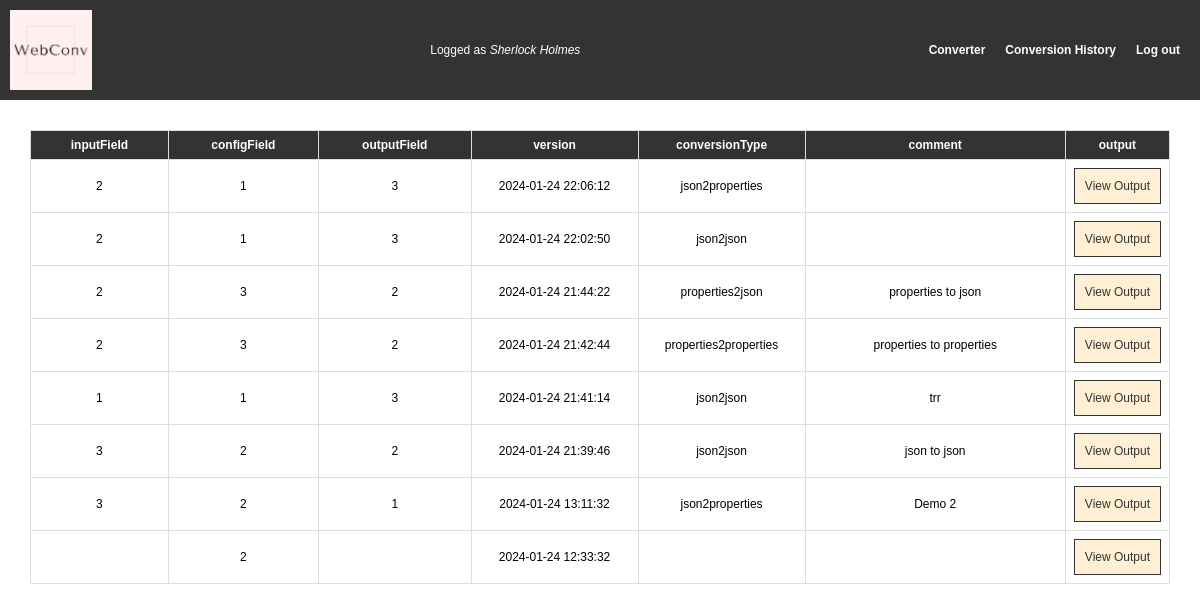
The app's page /src/profile_history.php (signed in) with its own data.
### tables this page shows
CREATE TABLE `ProfileHistory` (
  `username` varchar(200) NOT NULL,
  `inputField` int(11) DEFAULT NULL,
  `configField` int(11) DEFAULT NULL,
  `outputField` int(11) DEFAULT NULL,
  `version` datetime NOT NULL,
  `conversionType` varchar(50) DEFAULT NULL CHECK (`conversionType` in ('json2json','json2properties','properties2json','properties2properties')),
  `comment` varchar(500) DEFAULT NULL,
  `output` mediumtext DEFAULT NULL
);

### classes/db_handler.php (called while the page is built, shortened)
<?php
class Dbh {
    protected $connection;
    public function __construct() {
        $config = parse_ini_file('../config/config.ini', true);
        $host = $config['db']['host'];
        $db = $config['db']['db_name'];
        $user = $config['db']['user'];
        $password = $config['db']['password'];
        $type = $config['db']['db_type'];
        try {
            $this->connection = new PDO("$type:host=$host;dbname=$db", $user, $password,
                array(PDO::MYSQL_ATTR_INIT_COMMAND => "SET NAMES utf8"));
        } catch(PDOException $e) {
            echo "Connection failed: " . $e->getMessage();
        }
    }
    public function getConnection() {
        return $this->connection;
    }
}
?>

### classes/user.php (called while the page is built, shortened)
<?php
require_once 'db_handler.php';
class User {
    private $username;
    private $database;
    public function __construct($username="", $name="", $pwd="", $email="") {
        $this->username = $username;
        $this->database = new Dbh();
    }
    public function historyUserQuery() {
        try {
            $sql = "SELECT * FROM ProfileHistory WHERE username=:username ORDER BY version DESC";
            $stmt = $this->database->getConnection()->prepare($sql);
            $stmt->execute(["username" => $this->username]);
            $data = $stmt->fetchAll(PDO::FETCH_ASSOC);
            return ["success" => true, "data" => $data];
        } catch(PDOException $e) {
            return ["success" => false, "error" => $e->getMessage()];
        }
    }
}
?>

### src/profile_history.php (the view, shortened to what this page needs)
<?php
require_once ("./header_logged.php");
require_once("../classes/user.php");
$user = new User($_SESSION["username"]);
$profile_data = $user->historyUserQuery();
$columns = ["inputField", "configField", "outputField", "version",
            "conversionType", "comment", "output"];
if(!$profile_data["success"]) {
    header("Location: ./profile.php");
} else {
    $resultArray = $profile_data["data"];
    echo "<table>";
    echo "<tr>";
    foreach ($columns as $header) {
        echo "<th><strong>$header</strong></th>";
    }
    echo "</tr>";
    foreach ($resultArray as $row) {
        echo "<form method='post' action='./view_output.php'>";
        echo "<tr>";
        foreach ($columns as $header) {
            if ($header == "output") {
                echo "<input type='hidden' name='version' value='" . $row['version'] . "' />";
            } else {
                echo "<td>" . $row[$header] . "</td>";
            }
        }
        echo "<td><input class='button-view' type='submit' value='View Output'></td>";
        echo "</tr>";
        echo "</form>";
    }
    echo "</table>";
}
require_once("./footer.php");
?>

### src/header_logged.php (shortened to what this page needs)
<!DOCTYPE html>
<html lang="en">
<head>
    <link rel="stylesheet" href="../css/reset.css">
    <link rel="stylesheet" href="../css/styles.css">
</head>
<body>
    <nav>
        <div class="wrapper">
            <a href="./profile.php"><img src="../images/logo.png" alt="logo"></a>
           <?php
            echo('<ul><li>' . 'Logged as <i>' . $_SESSION['name'] . '</i></li></ul>');
            ?>
            <ul>
                <li><a href="../src/profile.php"><strong>Converter</strong></a></li>
                <li><a href="../src/profile_history.php"><strong>Conversion History</strong></a></li>
                <li><a href="../includes/logout.inc.php"><strong>Log out</strong></a></li>
            </ul>
        </div>
    </nav>
    <div class="wrapper">

### src/footer.php (shortened to what this page needs)
    </div>
</body>
</html>

### css/styles.css (style rules this page uses)
body { margin: 0; padding: 0; font-family: Arial, sans-serif; font-size: 1vw; }
nav { background-color: #333; color: white; }
.wrapper { max-width: 1200px; margin: 0 auto; padding: 10px; display: flex; justify-content: space-between; align-items: center; }
i { font-style: italic; }
nav img { height: 80px; width: auto; }
nav a { text-decoration: none; color: white; display: flex; align-items: center; }
nav ul { list-style: none; display: flex; margin: 0; padding: 0; }
nav li { margin: 0 10px; }
strong { font-weight: bold; }
form { display: flex; flex-direction: column; }
div { margin-bottom: 15px; }
input { padding: 10px; width: 100%; box-sizing: border-box; font-size: 1vw; }
.button-view { background-color: papayawhip; color:#333; border: 1px solid #333; font-size: 1vw; }
table { border-collapse: collapse; width: 50%; margin: 20px; }
table, th, td { border: 1px solid #ddd; }
th, td { padding: 8px; text-align: left; }
th { color: white; background-color: #333; }
th:nth-child(4), td:nth-child(4) { width: 150px; }
th:nth-child(5), td:nth-child(5) { width: 150px; }
th:nth-child(7), td:nth-child(7) { width: 60px; }
table { border-collapse: collapse; width: 100%; }
th, td { border: 1px solid #ddd; padding: 8px; text-align: center; }

### records on screen
profilehistory: inputField "2", configField "1", outputField "3", version "2024-01-24 22:06:12", conversionType "json2properties"
profilehistory: inputField "2", configField "1", outputField "3", version "2024-01-24 22:02:50", conversionType "json2json"
profilehistory: inputField "2", configField "3", outputField "2", version "2024-01-24 21:44:22", conversionType "properties2json", comment "properties to json"
profilehistory: inputField "2", configField "3", outputField "2", version "2024-01-24 21:42:44", conversionType "properties2properties", comment "properties to properties"
profilehistory: inputField "1", configField "1", outputField "3", version "2024-01-24 21:41:14", conversionType "json2json", comment "trr"
profilehistory: inputField "3", configField "2", outputField "2", version "2024-01-24 21:39:46", conversionType "json2json", comment "json to json"
profilehistory: inputField "3", configField "2", outputField "1", version "2024-01-24 13:11:32", conversionType "json2properties", comment "Demo 2"
profilehistory: configField "2", version "2024-01-24 12:33:32"

### other values on screen
$_SESSION['name'] "Sherlock Holmes"
$header "inputField"
$header "configField"
$header "outputField"
$header "version"
$header "conversionType"
$header "comment"
$header "output"
